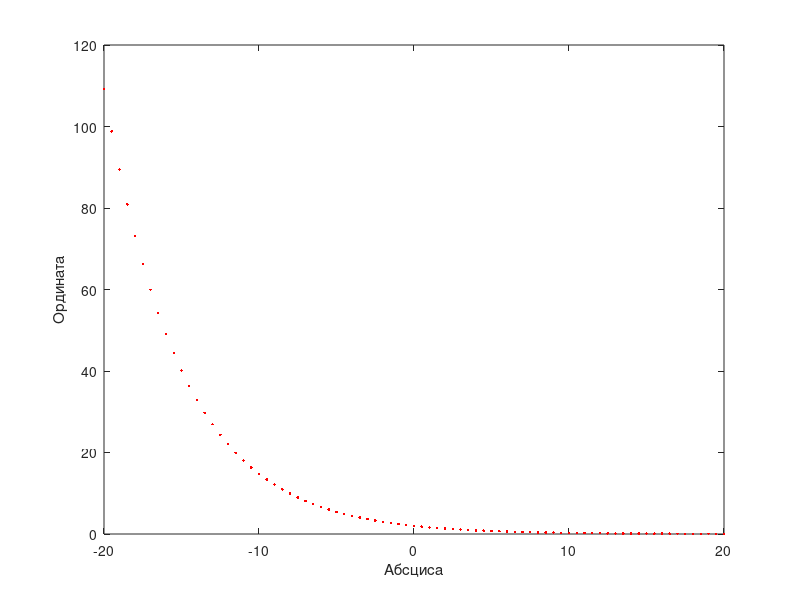

Recreate this plot in MATLAB.
clear all; clc;

% Replace the strings with the correct numbers
x = -20:0.5:20; % Replace the strings with the correct numbers
% Calculate the function
y = 2*exp(-0.2*x);
% Plot the function
plot(x,y,'r.','color','red','linewidth',2);
% X label and Y label
xlabel("Абсциса")
ylabel("Ордината")
